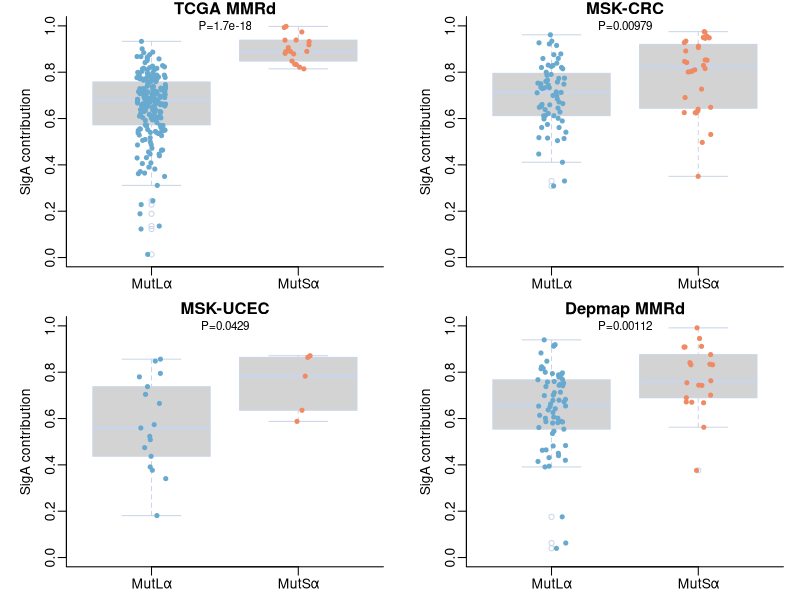

This chart was generated by the following R code:
dev.new()
cairo_pdf("Fig_2C-F_sig_boxplot.pdf",4,3.5)
layout(matrix(1:4,nrow=2,byrow = T))
par(mar=c(2,4,1,1),mgp=c(2,.5,0),bty="l")
cl<-c("#67a9cf","#ef8a62","#8da0cb")
ylim<-c(0,1)

#===============================================
#              TCGA MSI
#===============================================
#-------------------------read muts------------------------
msi.all<-read.table("data/TCGA_MSI_anno.txt",header = T,row.names = 1)
colnames(msi.all)[35]<-"sigB"
colnames(msi.all)[36]<-"sigA"
#-----------------------combine-----------------
all.data<-msi.all
all.data$muts<-as.character(all.data$muts)
all.data<-subset(all.data,muts!="Double")
#---------------------ALL--------------
mmr.all<-all.data
boxplot(sigA~muts,data=mmr.all,main="TCGA MMRd",ylab="SigA contribution",border="#cbd5e8",notch=F,names=c(paste0("MutL","\u03b1"),paste0("MutS","\u03b1")),ylim=ylim)
stripchart(sigA~muts,data=mmr.all, method = "jitter",pch = 20, add = TRUE, col =cl , cex = 1,vertical=T)
t<-t.test(mmr.all$sigA[which(mmr.all$muts==1)],mmr.all$sigA[which(mmr.all$muts==0)])
mtext(paste0("P=",signif(t$p.value,3)),3,cex=.7,line=-1)


#===============================================
#              MSK-CRC
#===============================================
#----------read muts mutl-------------
mydata<-read.table("data/MSK_CRC_anno.txt",row.names = 1,header = T)
msi.sap<-rownames(mydata)
mydata$muts<-rep(NA,nrow(mydata))
mydata$muts[which(mydata$mutl==1)]=0
mydata$muts[which(mydata$mutl==0)]=1
#-------------------read signature---------------
sig<-read.table("data/MSK_CRC_sig.txt",header = T,row.names = 1)
sig<-sig[msi.sap,]
colnames(sig)<-c("SigB_new","SigA_new")
mmr.all<-cbind(mydata,sig)
#--------------------sigA-------------------
boxplot(SigA_new~muts,data=mmr.all,main="MSK-CRC",ylab="SigA contribution",border="#cbd5e8",notch=F,names=c(paste0("MutL","\u03b1"),paste0("MutS","\u03b1")),ylim=ylim)
stripchart(SigA_new~muts,data=mmr.all, method = "jitter",pch = 20, add = TRUE, col =cl[1:2] , cex = 1,vertical=T)
t<-t.test(mmr.all$SigA_new[which(mmr.all$muts==1)],mmr.all$SigA_new[which(mmr.all$muts==0)])
mtext(paste0("P=",signif(t$p.value,3)),3,cex=.7,line=-1)


#===============================================
#              MSK-UCEC
#===============================================
#----------read muts mutl-------------
mydata<-read.table("data/MSK_UCEC_anno.txt",row.names = 1,header = T,sep="\t")
msi.sap<-rownames(mydata)
mydata$muts<-rep(NA,nrow(mydata))
mydata$muts[which(mydata$mutl==1)]=0
mydata$muts[which(mydata$mutl==0)]=1
#-------------------read signature---------------
sig<-read.table("data/MSK_UCEC_sig.txt",header = T,row.names = 1)
sig<-sig[msi.sap,]
colnames(sig)<-c("SigB_new","SigA_new")
mmr.all<-cbind(mydata,sig)
#--------------------sigA-------------------
boxplot(SigA_new~muts,data=mmr.all,main="MSK-UCEC",ylab="SigA contribution",border="#cbd5e8",notch=F,names=c(paste0("MutL","\u03b1"),paste0("MutS","\u03b1")),ylim=ylim)
stripchart(SigA_new~muts,data=mmr.all, method = "jitter",pch = 20, add = TRUE, col =cl[1:2] , cex = 1,vertical=T)
t<-t.test(mmr.all$SigA_new[which(mmr.all$muts==1)],mmr.all$SigA_new[which(mmr.all$muts==0)])
mtext(paste0("P=",signif(t$p.value,3)),3,cex=.7,line=-1)


#===============================================
#              DEPMAP
#===============================================
mmr.all<-read.table("data/DEPMAP_MSI_anno.txt",header = T,row.names = 1,sep = "\t")
mmr.all$muts<-as.character(mmr.all$muts)
mmr.all<-subset(mmr.all,muts!="Double")
#------------------------plot sigA---------------------
boxplot(sigA~muts,data=mmr.all,main="Depmap MMRd",ylab="SigA contribution",border="#cbd5e8",notch=F,names=c(paste0("MutL","\u03b1"),paste0("MutS","\u03b1")),ylim=ylim)
stripchart(sigA~muts,data=mmr.all, method = "jitter",pch = 20, add = TRUE, col =cl, cex = 1,vertical=T)
t<-t.test(mmr.all$sigA[which(mmr.all$muts==1)],mmr.all$sigA[which(mmr.all$muts==0)])
mtext(paste0("P=",signif(t$p.value,3)),3,cex=.7,line=-1)

dev.off()
